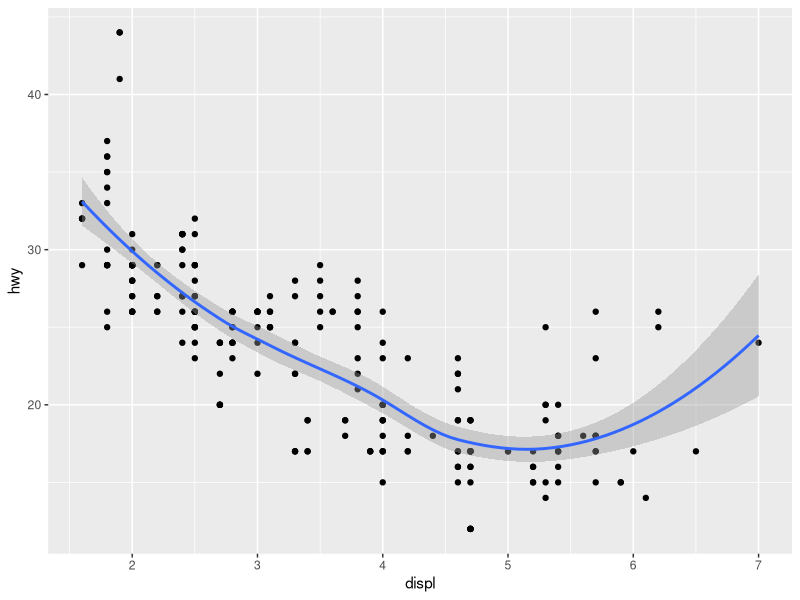
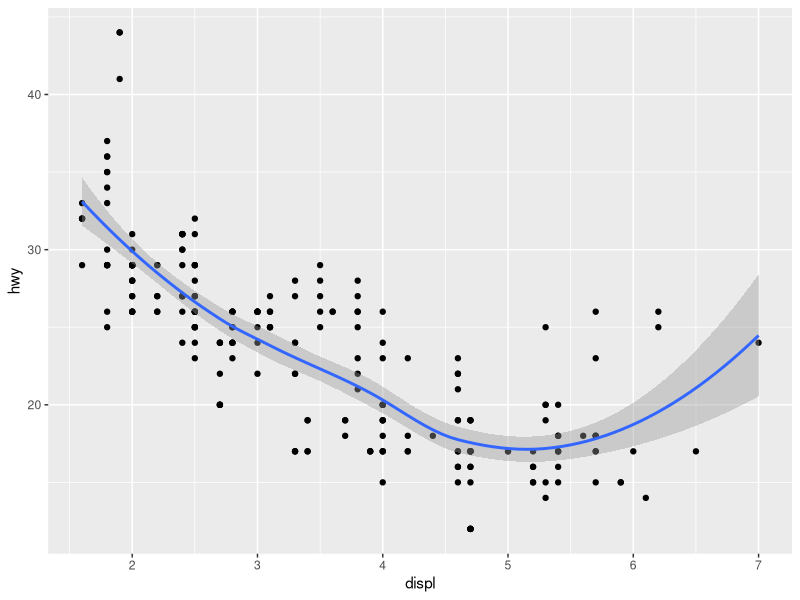
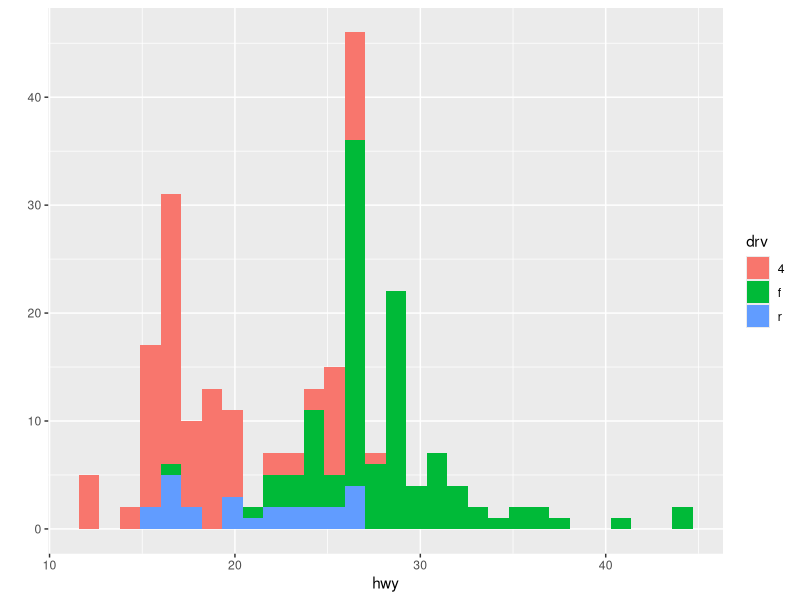
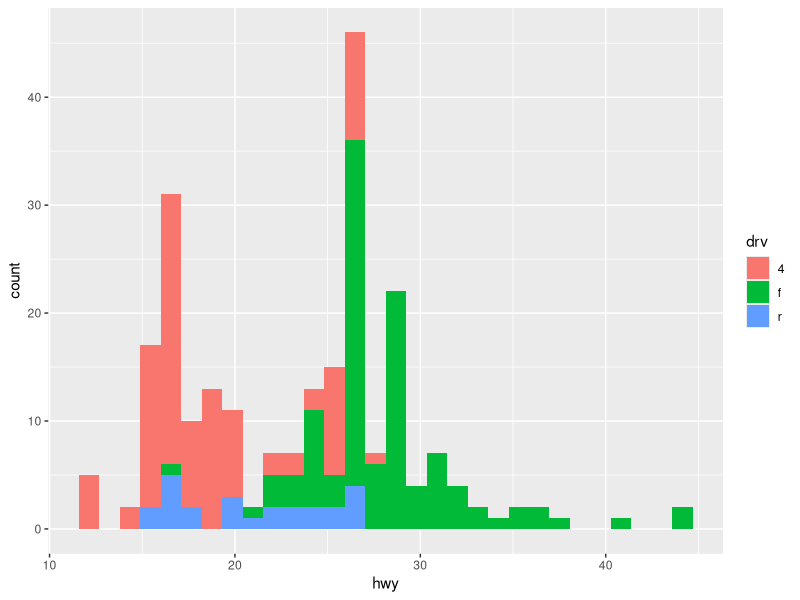
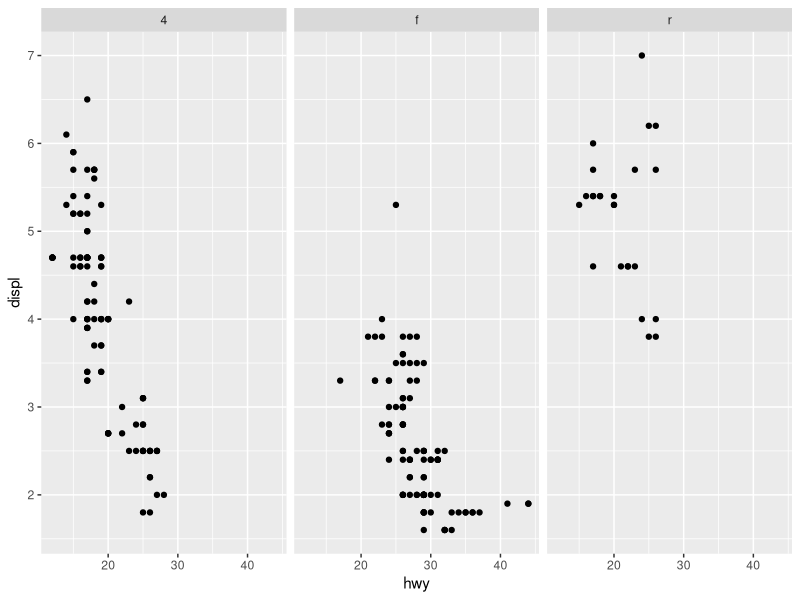

The R source for these figures, in order: (Note: this script raises an error after producing the figures.)
library(ggplot2)

qplot(displ, hwy, data = mpg, geom=c("point", "smooth"))
ggplot(data=mpg) + aes(x=displ, y=hwy) + geom_point() + geom_smooth()

qplot(hwy, data=mpg, fill = drv)
ggplot(data = mpg) + aes(x=hwy, fill = drv) + geom_histogram()

qplot(hwy, displ, data=mpg, facets = . ~ drv)
ggplot(data=mpg) + aes(x=hwy, y=displ, facets= . ~ drv) + geom_point()

qplot(hwy, data=mpg, facets = drv ~ ., binwidth=2)
ggplot(data=mpg) + aes(x=hwy, y=displ, facets= . ~ drv) + geom_histogram()

ggplot(data=mpg) + aes(x=hwy, fill=drv) + geom_histogram(alpha=0.5)



